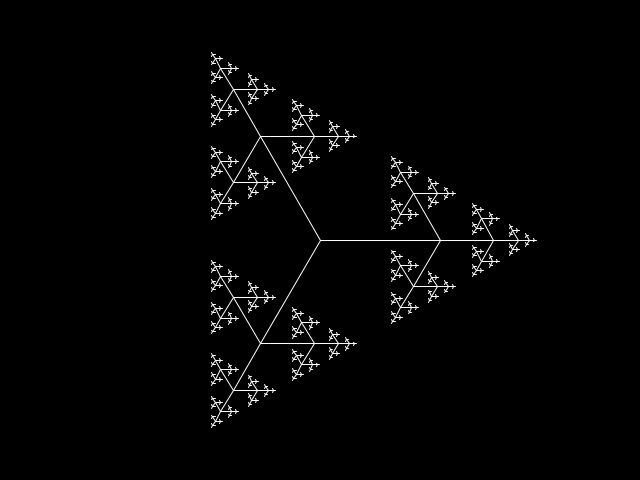
Frame 1 (no input)
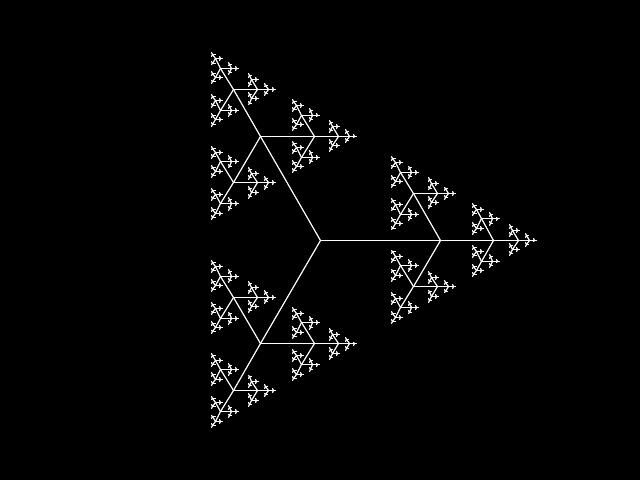
Frame 2 (the mouse pressed at the canvas centre, redrawn once)

The Processing sketch that drew these frames (run headless with seeded random() and noise(); the mouse was pressed at the canvas centre and the sketch redrawn once):

// Processing sketch: tree3
// ── tree3.pde
/**
 * tree3, Structure of a Ternary Tree
 */

int     p = 5;
float[] t = new float[p + 1];  // Order
float   a = 0.45;               // Reduction

/**
 * Set up screen 
 */
void setup() {
  
  size(640, 480);
  background(0, 0, 0);
  stroke(255);  
  noLoop(); 

}
 
/**
 * Map x coordinates to the screen width
 */
float mapX(float value) {
 return map(value, -1.2, 1.2, 0, width); 
}

/**
 * Map y coordinates to the screen height
 */
float mapY(float value) {
 return map(value, -0.9, 0.9, 0, height); 
} 
 
/**
 * Draw fractal 
 */
void draw() {
  
  for (int m = 0; m <= p; m++) {
   
    for (float n = 0; n <= pow(3, m) - 1; n++) {
      
      // Ternary notation of n        
      float n1 = n;
      
      for (int l = 1; l <= m; l++) {
        t[l] = n1 % 3;
        n1 = int(n1 / 3);
      }
      
      float x = 0.0;
      float y = 0.0;
      
      int k = 1;
    
      for (;k <= m; k++) {
        float f = (2 * t[k] * PI) / 3;
        x = x + cos(f) * pow(a, k);
        y = y + sin(f) * pow(a, k);
      }      

      line(mapX(x), mapY(y), mapX(x + pow(a, k)), mapY(y));        
      line(mapX(x), mapY(y), mapX(x - 0.5 * pow(a, k)), mapY(y + sqrt(3) / 2 * pow(a, k)));
      line(mapX(x), mapY(y), mapX(x - 0.5 * pow(a, k)), mapY(y - sqrt(3) / 2 * pow(a, k)));              
           
    }
    
  }  
  
}
